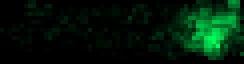
#> input picture FigS7b/02_FigS7b_straightener_output/c2_FtsZ_straight_stack.tif, 61 x 16 px (shown 4 times larger)
$ jupyter execute 03_FigS7b_plot.ipynb
#> lines starting #> are read from the running program, lines starting #| are printed output that depends on the picture
# FigS7b - Fluorescence Intensity Analysis

## Overview
This notebook/script processes multi-frame TIFF image stacks from microscopy experiments to quantify fluorescence intensity profiles across the cell axis.
It performs the following steps:
1. Loads a multi-frame `.tif` image stack.
2. Splits each frame into left and right halves relative to the cell center.
3. Calculates average horizontal intensity profiles for each half.
4. Bins the distance from the cell center into equal intervals.
5. Normalizes intensities (optional) and aggregates results across frames.
6. Saves the results to CSV and generates a mean profile plot in SVG format.

---

## Input Requirements
- Multi-frame TIFF file containing raw microscopy images.
- TIFF file should be pre-processed/aligned so that the cell's longitudinal axis is horizontal.
- Python environment with the following packages installed:
  - `numpy`
  - `pandas`
  - `matplotlib`
  - `Pillow`
  - `opencv-python`
- Sufficient disk space for saving CSV and SVG files.

---

## Outputs
- **CSV file**: Contains binned and normalized intensity profiles for each frame's left and right halves, plus the overall mean.
- **SVG plot**: Displays all profiles (semi-transparent) and the mean profile (bold black line).

---

## How to run

1. **Set paths:**
```python
INPUT_TIFF_FILE = "/path/to/your/input_stack.tif"      # Path to the multi-frame TIFF file
OUTPUT_SVG_FILE = "/path/to/save/analysis_plot.svg"    # Path to save the SVG plot
OUTPUT_CSV_FILE = "/path/to/save/analysis_data.csv"    # Path to save the CSV data
```

2. **Configure analysis parameters:**
```python
NUM_BINS = 20                # Number of bins for half-cell distance
NORMALIZE_INTENSITY = True   # Whether to normalize intensities to peak = 1
```
3. **Run all cells in order::**
   - Ensure dependencies are installed.
   - Execute each cell from top to bottom without skipping.

### 4. Check output files in the specified directory.
   - Open the `.svg` to verify the plot.
   - Open the `.csv` to inspect numerical values.

---

[cell 1]
import os
import cv2
import numpy as np
import pandas as pd
import matplotlib.pyplot as plt
from PIL import Image, ImageSequence
from pathlib import Path

# ==============================================================================
#                               CONFIGURATION
# ==============================================================================
# --- Define your input file, output files, and analysis parameters here ---

# 1. INPUT FILE
# Full path to the multi-frame TIFF file you want to analyze.
INPUT_TIFF_FILE = Path('02_FigS7b_straightener_output/c2_FtsZ_straight_stack.tif')

# 2. OUTPUT FILES
# Full paths where you want to save the results.
OUTPUT_SVG_FILE = Path('04_FigS7b_plot_output/FigS7b.svg')
OUTPUT_CSV_FILE = Path('04_FigS7b_plot_output/FigS7b.csv')

# 3. ANALYSIS PARAMETERS
NUM_BINS = 20
NORMALIZE_INTENSITY = True
# ==============================================================================
#                      --- END OF CONFIGURATION ---
#             (No need to edit anything below this line)
# ==============================================================================


# --- 1. Input Validation and Setup ---
if not os.path.isfile(INPUT_TIFF_FILE):
    print(f"Error: The input file was not found at '{INPUT_TIFF_FILE}'")
    # Exit the script if the input file doesn't exist.
    exit()

# Ensure the output directories exist.
for path in [OUTPUT_CSV_FILE, OUTPUT_SVG_FILE]:
    output_dir = os.path.dirname(path)
    if not os.path.exists(output_dir):
        print(f"Output directory not found. Creating: '{output_dir}'")
        os.makedirs(output_dir)

print("--- Configuration ---")
print(f"Input TIFF: {INPUT_TIFF_FILE}")
print(f"Output SVG: {OUTPUT_SVG_FILE}")
print(f"Output CSV: {OUTPUT_CSV_FILE}")
print(f"Number of Bins: {NUM_BINS}")
print(f"Normalize Intensity: {NORMALIZE_INTENSITY}")
print("---------------------\n")


# --- 2. Data Loading ---
try:
    img_stack = Image.open(INPUT_TIFF_FILE)
#> img_stack is the input picture: PIL image 61x16 RGB; mean R, G, B 0, 25.3, 8.9
    num_frames = img_stack.n_frames
#> num_frames = 16
    print(f"File loaded successfully: {os.path.basename(INPUT_TIFF_FILE)} (contains {num_frames} frames).")
#| File loaded successfully: c2_FtsZ_straight_stack.tif (contains 16 frames).
    print("Initiating frame-by-frame split-profile analysis...")
except Exception as e:
    print(f"Error: Could not open or read the TIFF file.\nDetails: {e}")
    exit()

all_half_profiles = []
processed_half_names = []

# --- 3. Main Processing Loop for Each Frame ---
for frame_index, frame in enumerate(ImageSequence.Iterator(img_stack)):
    frame_name = f"frame_{frame_index}"
    try:
        # Convert frame to a grayscale NumPy array
        img = np.array(frame.convert('L'))

        if img is None or img.ndim != 2 or img.shape[0] == 0 or img.shape[1] == 0:
            print(f"Warning: Skipping {frame_name} due to invalid image data.")
            continue

        # Calculate the mean intensity profile along the horizontal axis
        profile = np.mean(img, axis=0)

        # Define a normalized coordinate system (center=0, edges=+/-1.0)
        x_centered = np.linspace(-1.0, 1.0, img.shape[1])
        x_distance = np.abs(x_centered)
        df_full = pd.DataFrame({
            'x_distance': x_distance,
            'intensity': profile,
            'original_x': x_centered
        })

        # Define bins for analysis
        bins = np.linspace(0, 1.0, NUM_BINS + 1)
        bin_labels = (bins[:-1] + bins[1:]) / 2
        expected_bin_pixels = img.shape[1] / 2 / NUM_BINS

        # Process Right Half
        df_right = df_full[df_full['original_x'] >= 0].copy()
        if not df_right.empty:
            df_right['bin'] = pd.cut(df_right['x_distance'], bins=bins, labels=bin_labels, include_lowest=True)
            profile_right = df_right.groupby('bin', observed=True).agg(intensity=('intensity', 'mean'), pixel_count=('bin', 'count'))
            profile_right['intensity'] *= profile_right['pixel_count'] / expected_bin_pixels
            if NORMALIZE_INTENSITY and profile_right['intensity'].max() > 0:
                profile_right['intensity'] /= profile_right['intensity'].max()
            all_half_profiles.append(profile_right['intensity'])
            processed_half_names.append(f"{frame_name}_right")

        # Process Left Half
        df_left = df_full[df_full['original_x'] < 0].copy()
        if not df_left.empty:
            df_left['bin'] = pd.cut(df_left['x_distance'], bins=bins, labels=bin_labels, include_lowest=True)
            profile_left = df_left.groupby('bin', observed=True).agg(intensity=('intensity', 'mean'), pixel_count=('bin', 'count'))
            profile_left['intensity'] *= profile_left['pixel_count'] / expected_bin_pixels
            if NORMALIZE_INTENSITY and profile_left['intensity'].max() > 0:
                profile_left['intensity'] /= profile_left['intensity'].max()
            all_half_profiles.append(profile_left['intensity'])
            processed_half_names.append(f"{frame_name}_left")

    except Exception as e:
        print(f"An error occurred while processing {frame_name}: {e}")
#> this loop made 16 passes
#> (frame_name, df_full, expected_bin_pixels) on passes 1, 3, 8, 14, 16: ('frame_0', table of 61 rows and 3 columns, 1.52), ('frame_2', table of 87 rows and 3 columns, 2.17), ('frame_7', table of 93 rows and 3 columns, 2.33), ('frame_13', table of 111 rows and 3 columns, 2.77), ('frame_15', table of 77 rows and 3 columns, 1.93)
#> (frame_name, df_full, expected_bin_pixels) on passes 2, 4, 5, 6, 7, 9: ('frame_1', table of 122 rows and 3 columns, 3.05), ('frame_3', table of 96 rows and 3 columns, 2.4), ('frame_4', table of 122 rows and 3 columns, 3.05), ('frame_5', table of 148 rows and 3 columns, 3.7), ('frame_6', table of 116 rows and 3 columns, 2.9), ('frame_8', table of 140 rows and 3 columns, 3.5)
#> pass 2, `img = np.array(frame.convert('L'))`:
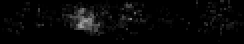
#> img: shape (22, 122) (shown 2 times larger); min 0, max 159, mean 7.5
#> after the loop:
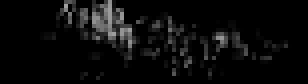
#> img: shape (21, 77) (shown 4 times larger); min 0, max 159, mean 10.9
#> after the loop, all_half_profiles = 32 items; processed_half_names = 32 items, first 6: 'frame_0_right', 'frame_0_left', 'frame_1_right', 'frame_1_left', 'frame_2_right', 'frame_2_left'

if not all_half_profiles:
    print("Error: No frames were processed successfully. Exiting.")
    exit()

# --- 4. Data Aggregation and CSV Output ---
print("\n" + "-"*50)
print("All profiles processed. Aggregating data...")

full_index = pd.Index(bin_labels, name='distance_from_center')
df_all_halves = pd.concat([p.reindex(full_index, fill_value=0) for p in all_half_profiles], axis=1)
#> df_all_halves = table of 20 rows and 32 columns
df_all_halves.columns = processed_half_names

overall_mean = df_all_halves.mean(axis=1)
results_df = df_all_halves.copy()
#> results_df = table of 20 rows and 32 columns
results_df['overall_mean'] = overall_mean

# Save the aggregated data to the specified CSV path
results_df.to_csv(OUTPUT_CSV_FILE)

# --- 5. Visualization ---
print("Generating plot...")
fig, ax = plt.subplots(figsize=(8, 6))

# Plot each individual profile with transparency
for col in df_all_halves.columns:
    ax.plot(df_all_halves.index, df_all_halves[col], color='gray', lw=1.5, alpha=0.3)
#> this loop made 32 passes
#> col on passes 1 to 12: 'frame_0_right', 'frame_0_left', 'frame_1_right', 'frame_1_left', 'frame_2_right', 'frame_2_left', 'frame_3_right', 'frame_3_left', 'frame_4_right', 'frame_4_left', 'frame_5_right', 'frame_5_left'

# Plot the overall mean profile prominently
ax.plot(overall_mean.index, overall_mean.values, color='black', lw=2, ls='-', label='Overall Mean')

# --- Chart Formatting ---
num_images = num_frames
#> num_images = 16
num_profiles_plotted = len(all_half_profiles)
#> num_profiles_plotted = 32
#ax.set_title(f' (n={num_images})', fontsize=20, pad=20)
ax.set_xlabel('Normalized distance from equator', fontsize=16)
ylabel_text = 'Peak-Normalized intensity' if NORMALIZE_INTENSITY else 'Compensated Intensity'
ax.set_ylabel(ylabel_text, fontsize=16)

ax.set_xlim(0, 1.0)
ax.set_ylim(bottom=0)

for spine in ['left', 'bottom']:
    ax.spines[spine].set_linewidth(1.5)
ax.tick_params(axis='both', which='major', width=1.5, length=6, labelsize=12)

ax.spines['top'].set_visible(False)
ax.spines['right'].set_visible(False)
ax.legend(loc='upper right')
plt.tight_layout()

# Save the plot to the specified SVG path
plt.savefig(OUTPUT_SVG_FILE, dpi=300, bbox_inches='tight', facecolor='white')
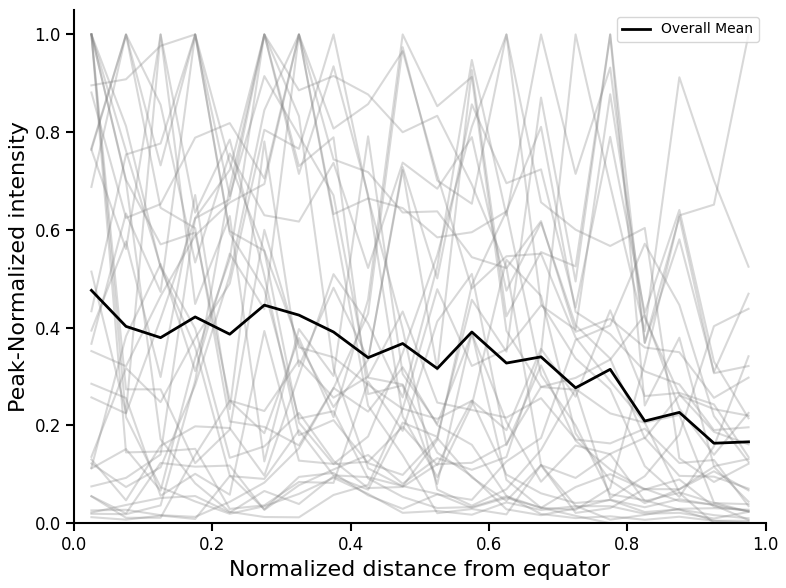
#> figure drawn by matplotlib, 1 panel; curve peaks at x = 0.775, y = 1; curve peaks at x = 0.775, y = 1; curve peaks at x = 0.025, y = 1

print("\nAnalysis complete!")
print(f"SVG plot saved to: {OUTPUT_SVG_FILE}")
print(f"CSV data file saved to: {OUTPUT_CSV_FILE}")
print("-" * 50)

# Display the plot after saving
plt.show()
